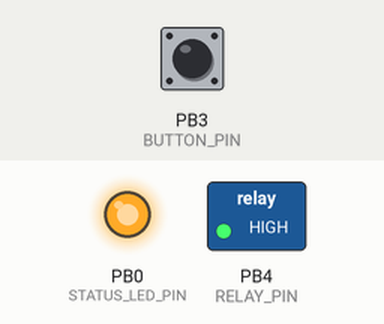
Recording of a sketch running on a simulated ATtiny85, built with avr-gcc and run on an emulated ATtiny85. Shown: switched loads named in the sketch (green lamp = pin HIGH), output pins drawn as LEDs (lit = HIGH). Inputs (shaded band) come from the test bench; at power-on: PB3 (BUTTON_PIN) LOW.

Above: at 0.1 s.
At 0.8 s:
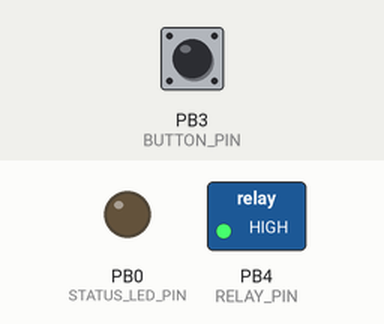
At 1.3 s:
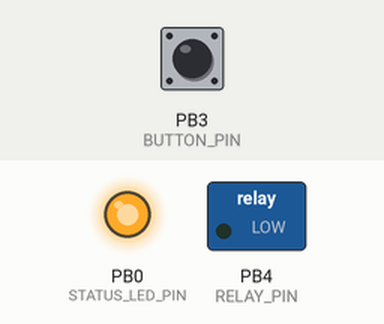
Timing chart, 0 to 2.8 s (numbered marks = the images above):
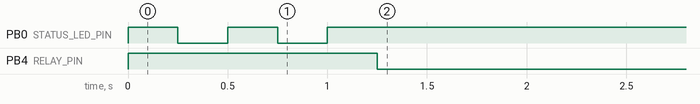

The sketch:

attiny85-guitar-bypass.ino
```cpp
#define BUTTON_PIN     3
#define RELAY_PIN      4
#define STATUS_LED_PIN 0

boolean bypassDisabled = LOW, currentButtonState = LOW, lastButtonState = LOW;

void setup() {
  //pin mode setup
  pinMode(STATUS_LED_PIN, OUTPUT);
  pinMode(RELAY_PIN, OUTPUT);
  digitalWrite(RELAY_PIN, 1);
  //blink status led on startup
  for (byte i = 1; i <= 5; i++)
  {
    digitalWrite(STATUS_LED_PIN, (i % 2));
    delay(250);
  }
}

void loop() {
  //debounce button
  currentButtonState = debounce(lastButtonState);
  //toggle bypass on each button press
  if (lastButtonState == LOW && currentButtonState == HIGH)
     bypassDisabled = !bypassDisabled;
  lastButtonState = currentButtonState;
  digitalWrite(RELAY_PIN, bypassDisabled);
}

//button debouncing function
boolean debounce(boolean last)
{
 boolean current = digitalRead(BUTTON_PIN);
 if (last != current) {
   delay(20);
   current = digitalRead(BUTTON_PIN);
 }
 return current;
}
```

Measured:
- by itself, PB4 (RELAY_PIN): HIGH → LOW at 1.3 s
